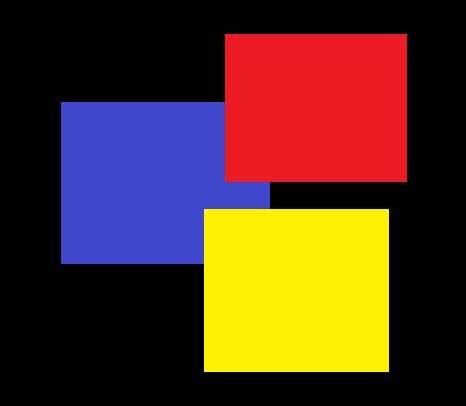
#> input picture images/Area.bmp, 466 x 406 px, found by its file name
$ python Q1_Remove_Noise.py
#> lines starting #> are read from the running program, lines starting #| are printed output that depends on the picture; after the words box and inside, x2 and y2 are one past the last pixel; in counts of white or black regions, pixels touching at a corner belong together
import numpy as np, cv2

img = cv2.imread("images/Area.bmp", cv2.IMREAD_COLOR)
#> img is the input picture: shape (406, 466, 3); mean B, G, R 33.8, 52.7, 83.3
if img is None: raise Exception("파일 영상 처리 에러")

bluePixelNum = 0

masks = cv2.threshold(img, 80, 255, cv2.THRESH_BINARY)[1]
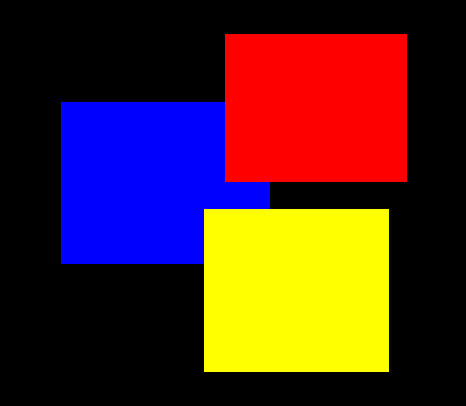
#> masks: shape (406, 466, 3); mean B, G, R 35.9, 40.6, 76.9
masks = cv2.split(masks)
blueChanel = masks[0]
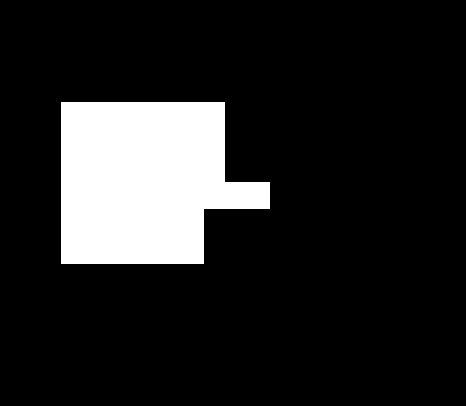
#> blueChanel: shape (406, 466); 14.1% white; 1 white region, box (x1, y1, x2, y2) and area: (61, 102, 270, 264) 26628
for i in range(blueChanel.shape[0]):
    for j in range(blueChanel.shape[1]):
        if blueChanel.item(i,j) == 255:
            bluePixelNum+=1
#> after the loop, bluePixelNum = 26628
print(bluePixelNum)
#| 26628
cv2.imshow('Origin', img)
cv2.waitKey(0)

$ run again, with images/1.tif saved as images/Area.bmp
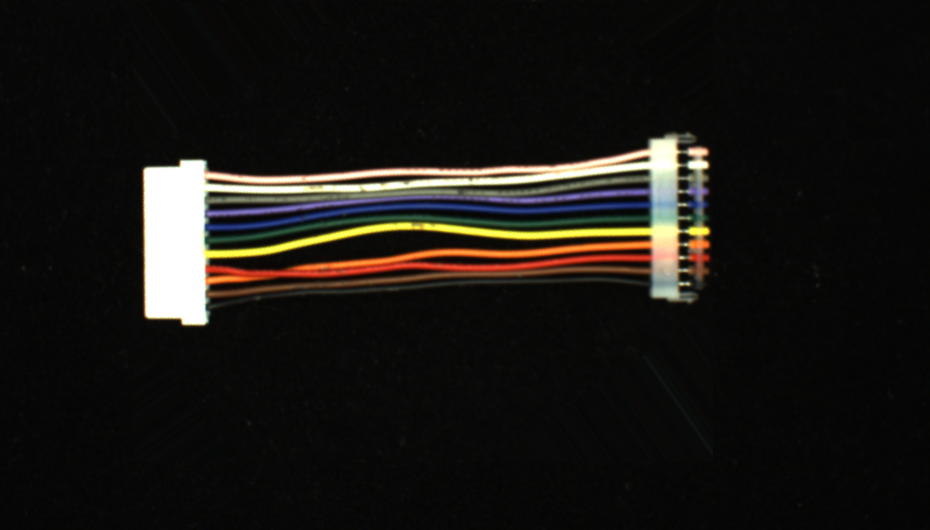
#> input picture images/1.tif, 930 x 530 px, found by its file name
#> img is the input picture: shape (530, 930, 3); mean B, G, R 19.8, 23.2, 25.3
#> `masks = cv2.threshold(img, 80, 255, cv2.THRESH_BINARY)[1]`:
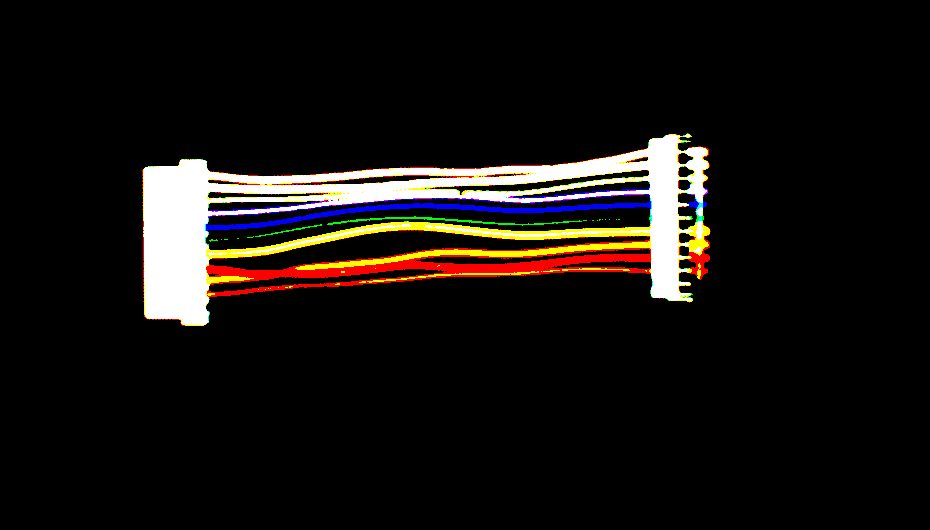
#> masks: shape (530, 930, 3); mean B, G, R 15.8, 18.4, 22
#> `blueChanel = masks[0]`:
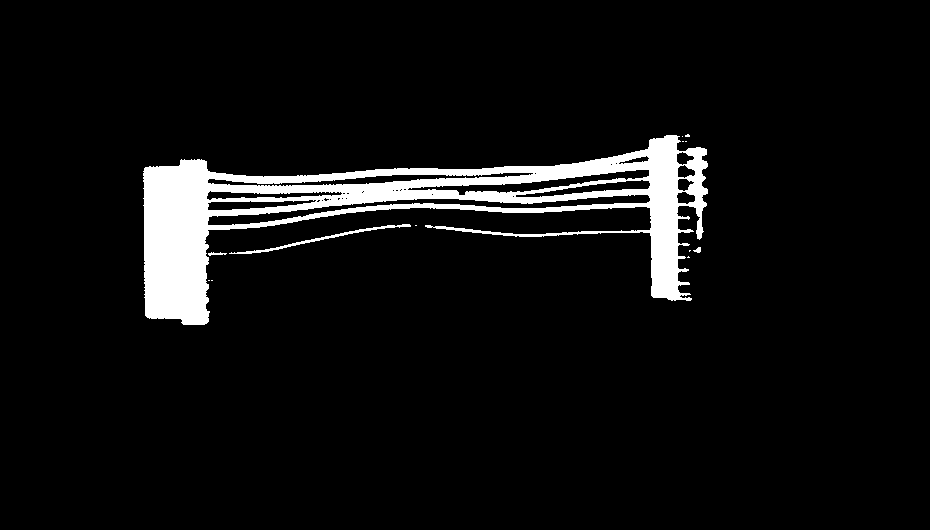
#> blueChanel: shape (530, 930); 6.2% white; 13 white regions (9 under 20 px), largest, box (x1, y1, x2, y2) and area: (143, 135, 708, 325) 29932, (229, 224, 411, 254) 479, (208, 252, 227, 256) 41, (693, 247, 701, 253) 30
#| 30512

$ run again, with images/2.tif saved as images/Area.bmp
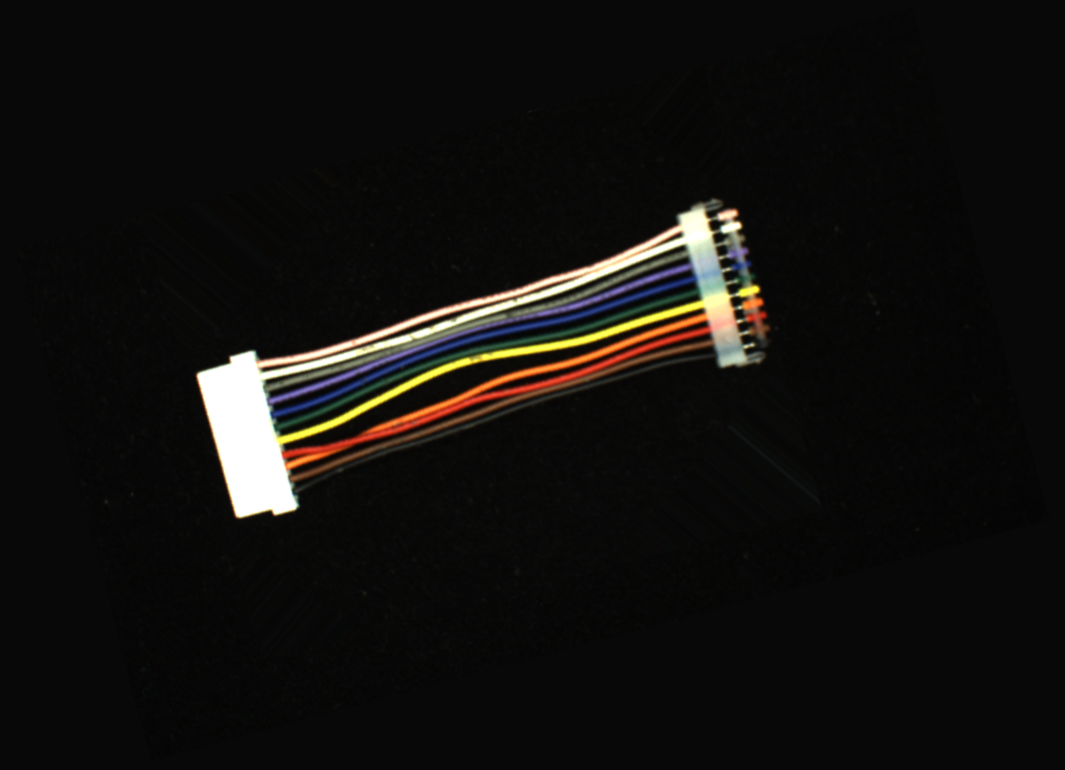
#> input picture images/2.tif, 1065 x 770 px, found by its file name
#> img is the input picture: shape (770, 1065, 3); mean B, G, R 14.7, 17.1, 18
#> `masks = cv2.threshold(img, 80, 255, cv2.THRESH_BINARY)[1]`:
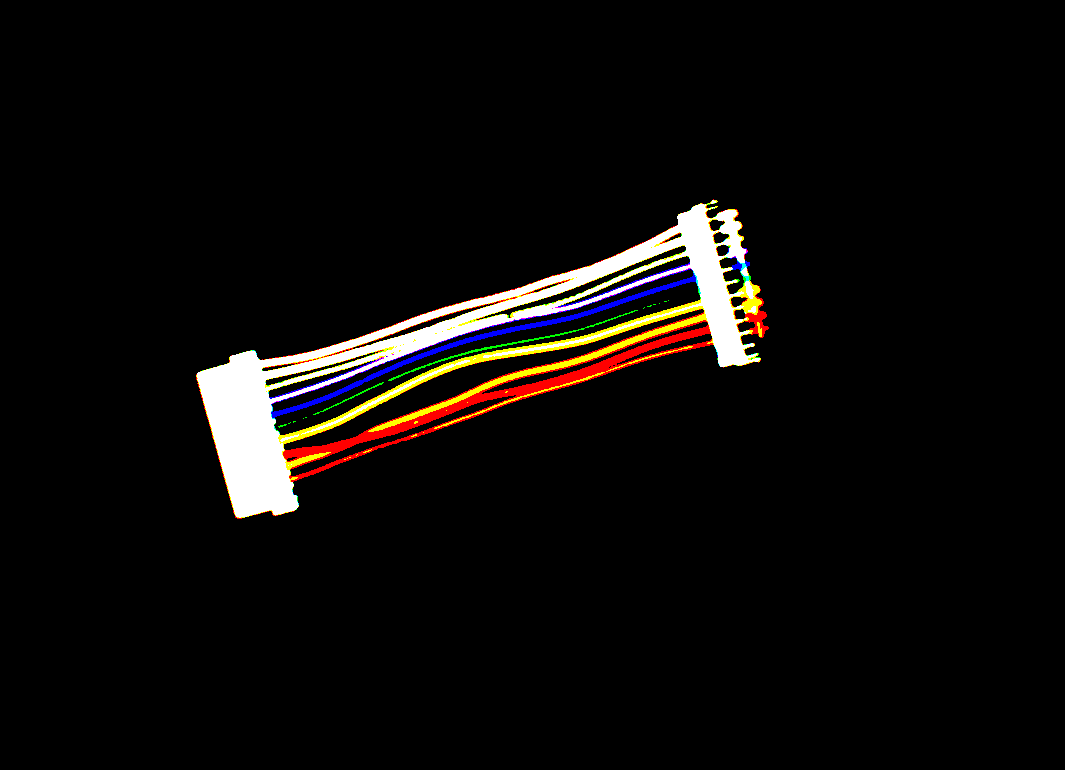
#> masks: shape (770, 1065, 3); mean B, G, R 9.5, 11.1, 13.2
#> `blueChanel = masks[0]`:
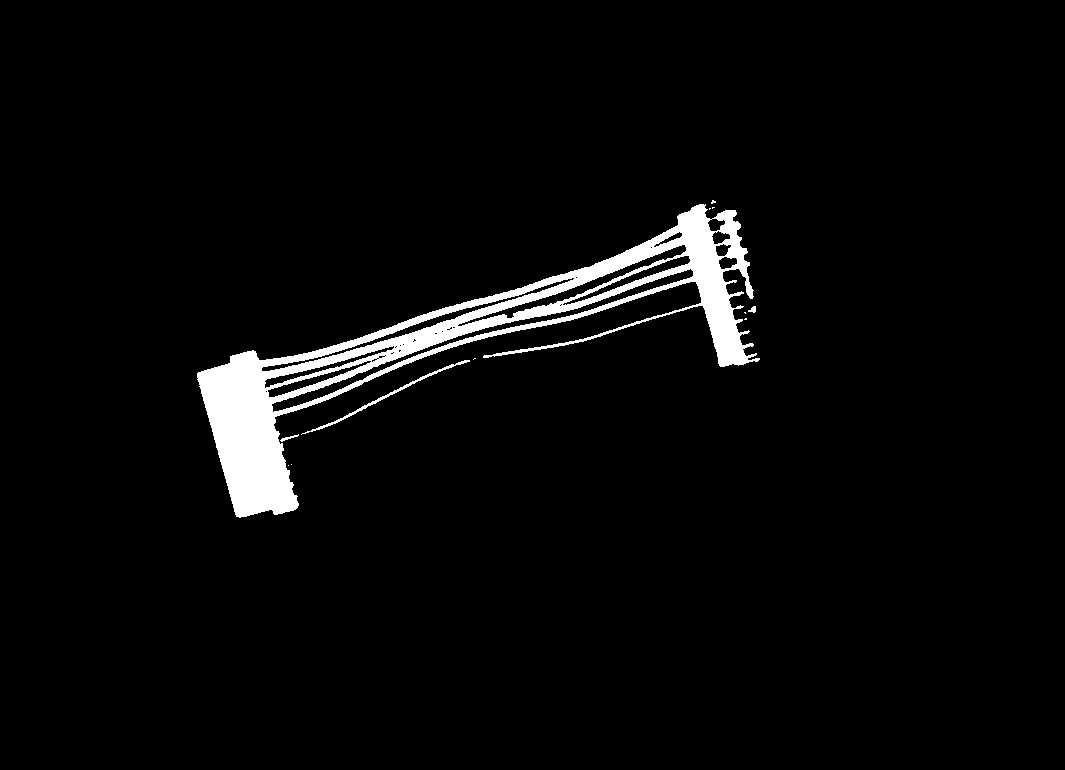
#> blueChanel: shape (770, 1065); 3.7% white; 12 white regions (8 under 20 px), largest, box (x1, y1, x2, y2) and area: (197, 204, 760, 518) 29855, (301, 360, 470, 435) 486, (280, 434, 299, 442) 46, (748, 306, 756, 313) 35
#| 30455

$ run again, with images/3.tif saved as images/Area.bmp
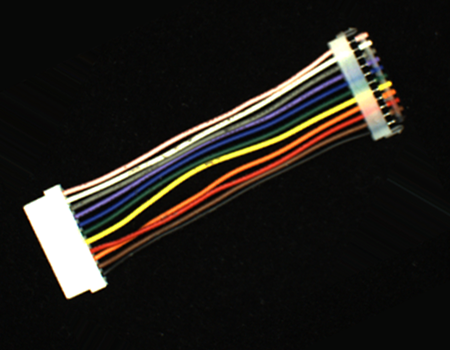
#> input picture images/3.tif, 450 x 350 px, found by its file name
#> img is the input picture: shape (350, 450, 3); mean B, G, R 26, 30.6, 33.6
#> `masks = cv2.threshold(img, 80, 255, cv2.THRESH_BINARY)[1]`:
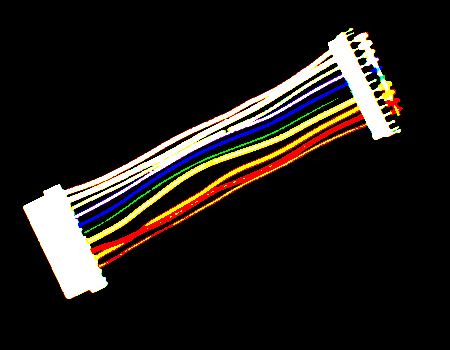
#> masks: shape (350, 450, 3); mean B, G, R 22.9, 27.1, 31.7
#> `blueChanel = masks[0]`:
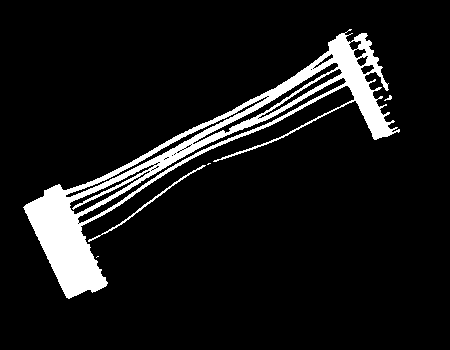
#> blueChanel: shape (350, 450); 9% white; 5 white regions (2 under 20 px), largest, box (x1, y1, x2, y2) and area: (23, 29, 400, 299) 13836, (88, 165, 206, 242) 283, (384, 95, 392, 101) 21
#| 14148
